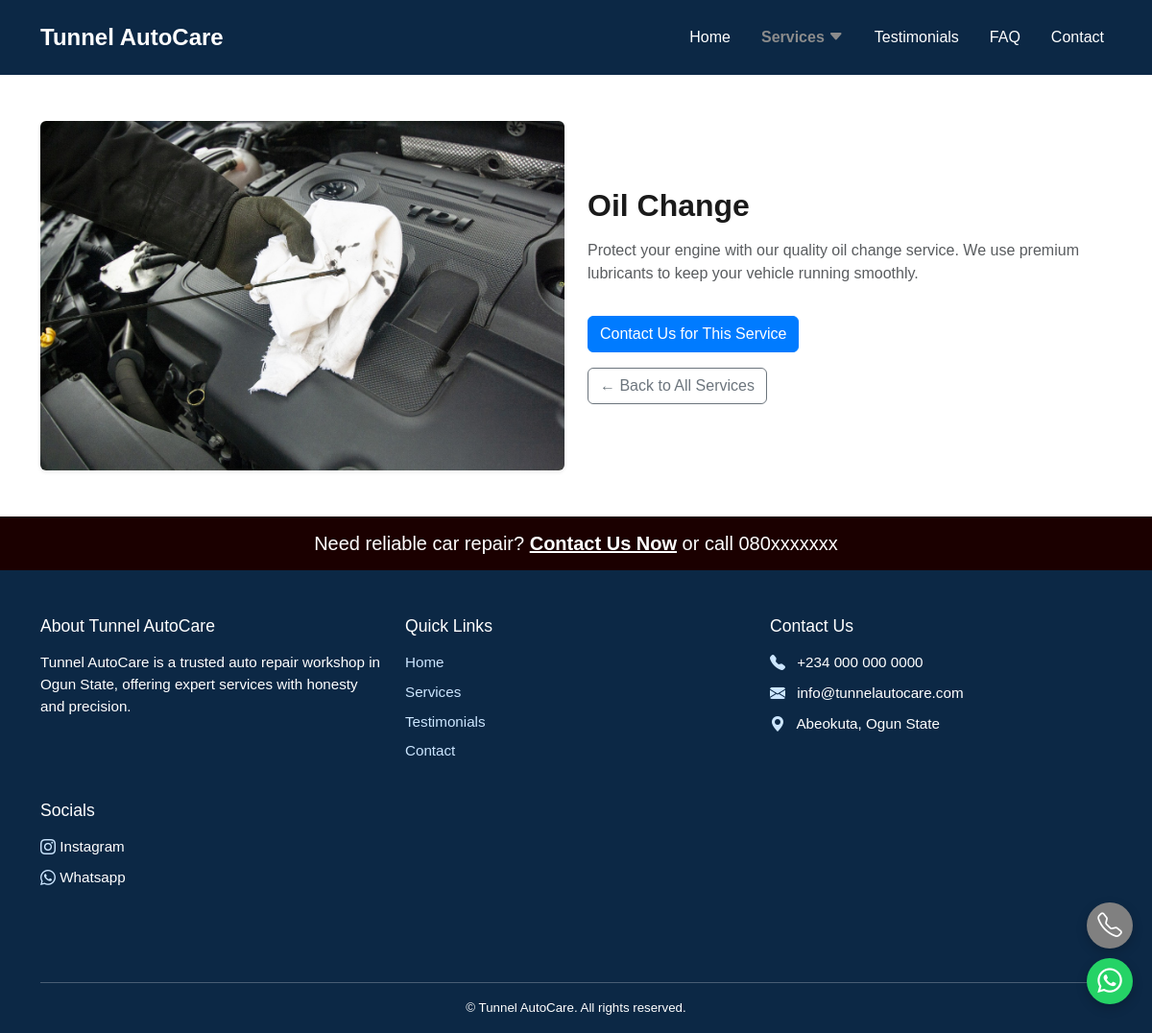
Screenshot of /services/oil-change/ with the database file from the repository.
### webpages/models.py (models this page shows, shortened)
class Service(models.Model):
    title = models.CharField(max_length=100)
    description = models.TextField()
    image = models.ImageField(upload_to='services/', blank=True, null=True)
    slug = models.SlugField(unique=True, blank=True)

### webpages/views.py (the view)
# urls.py: path('services/<slug:slug>/', views.service_detail, name='service_detail'),
def service_detail(request, slug):
    service = get_object_or_404(Service, slug=slug)
    return render(request, 'webpages/service_detail.html', {'service': service})

### webpages/context_processors.py (called while the page is built)
def services_dropdown(request):
    services = Service.objects.all().order_by('title')[:6]
    return {'services_nav': services}

### webpages/templates/webpages/service_detail.html (shortened to what this page needs)
{% extends 'webpages/base.html' %}
{% block content %}
<section class="py-5">
  <div class="container">
    <div class="row align-items-center">
      <div class="col-md-6 mb-4 mb-md-0">
        <img src="{{ service.image.url }}" alt="{{ service.title }}" class="img-fluid rounded shadow-sm">
      </div>
      <div class="col-md-6">
        <h2 class="fw-bold mb-3">{{ service.title }}</h2>
        <p class="text-muted">{{ service.description }}</p>
        <a href="{% url 'contact' %}" class="btn btn-primary mt-3">Contact Us for This Service</a>
        <br>
        <a href="{% url 'services' %}" class="btn btn-outline-secondary mt-3">← Back to All Services</a>
      </div>
    </div>
  </div>
</section>
{% endblock %}

### static/webpages/css/style.css (style rules this page uses)
body { background-color: #ffffff; color: #1a1a1a; font-family: 'Georgia', sans-serif; margin: 0; padding: 0; }
.btn-primary { background-color: #007bff; border-color: #007bff; transition: background-color 0.3s ease; }

### rows the page displays
Service: image (picture), title "Oil Change", description "Protect your engine with our quality oil change service. We use premium lubricants to keep your vehicle running smoothly."
